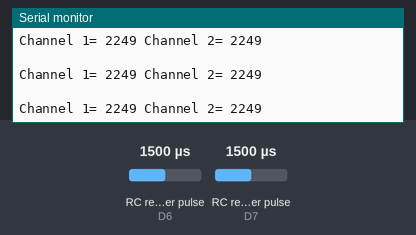
The sketch below on a simulated ESP8266 (NodeMCU). Shown: the last lines printed to the serial monitor. Wiring (inferred from the names in the program): 2 × RC receiver channel: data D6 / data D7. The test bench sets the inputs (shaded band); at power-on: RC receiver pulse (sensors on D6, D7) 1500 µs.

Above: at 2.2 s.
2.3 s: RC receiver pulse (sensor on D6) set to 1020 µs
At 2.44 s:
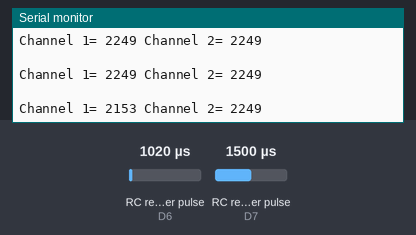
3.8 s: RC receiver pulse (sensor on D7) set to 1020 µs
At 3.88 s:
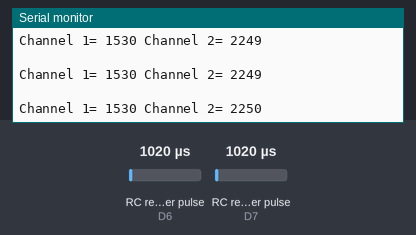
5.3 s: RC receiver pulse (sensor on D6) set to 1250 µs
At 5.32 s:
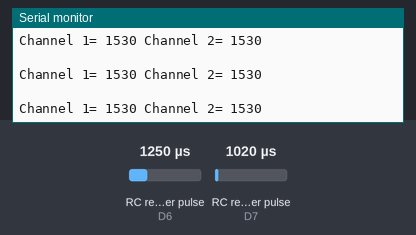
6.8 s: RC receiver pulse (sensor on D7) set to 1250 µs
At 6.88 s:
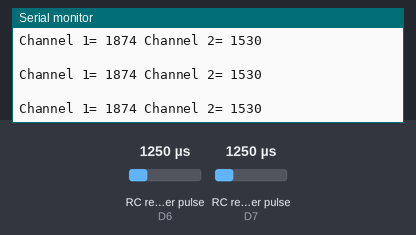
Timing chart, 0 to 9.3 s (numbered marks = the images above; inputs shaded):
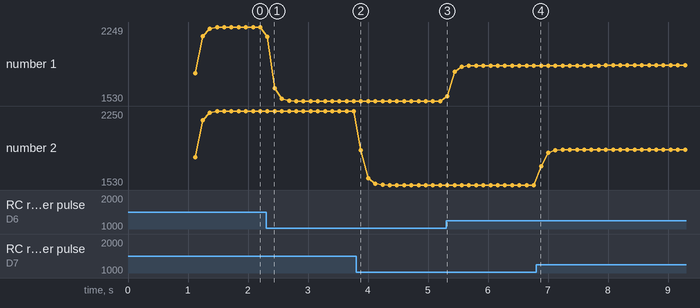

Measured:
- after the input at 2.3 s, the serial monitor: prints a new line at once (image 1)
- plotted number 1: 2249 → 1530 after the input at 2.3 s, 1530 → 1874 after the input at 5.3 s

The sketch:

PWM_reader_with_pulseIn.ino
```cpp
/*
 * Title: PWM_reader_with_pulseIn
 * Author: L. Arrigoni
 * Date: July 2022
 *
 * -------------------------------------------------------
 * It shows how to righlty undestand 2 PWM signals
 * from an RC receiver using pulseIn command.
 * Tested with STM32F401RE board
 * https://www.st.com/en/microcontrollers-microprocessors/stm32f401re.html
 * -------------------------------------------------------
 *
 * THIS SOFTWARE IS PROVIDED "AS IS" AND ANY EXPRESS OR IMPLIED WARRANTIES,
 * INCLUDING, BUT NOT LIMITED TO, THE IMPLIED WARRANTIES OF MERCHANTABILITY
 * AND FITNESS FOR A PARTICULAR PURPOSE ARE DISCLAIMED. IN NO EVENT SHALL
 * THE OWNER BE LIABLE FOR ANY DIRECT, INDIRECT, INCIDENTAL, SPECIAL,
 * EXEMPLARY, OR CONSEQUENTIAL DAMAGES (INCLUDING, BUT NOT LIMITED TO,
 * PROCUREMENT OF SUBSTITUTE GOODS OR SERVICES; LOSS OF USE, DATA, OR PROFITS;
 * OR BUSINESS INTERRUPTION) HOWEVER CAUSED AND ON ANY THEORY OF LIABILITY,
 * WHETHER IN CONTRACT, STRICT LIABILITY, OR TORT (INCLUDING NEGLIGENCE OR
 * OTHERWISE) ARISING IN ANY WAY OUT OF THE USE OF THIS SOFTWARE, EVEN IF
 * ADVISED OF THE POSSIBILITY OF SUCH DAMAGE.
*/

/* pins */
#define  channel_1  D6    // pin connected to RC receiver
#define  channel_2  D7    // pin connected to RC receiver

/* variables */
double  channel_1Val = 0;    // channel value
double  channel_2Val = 0;    // channel value

void setup() {
  //set up the serial monitor and pin mode.
  Serial.begin(9600);
  pinMode(channel_1, INPUT);
  pinMode(channel_2, INPUT);

  //start program
  Serial.println("Start program ...");
  delay(1000);
}

void loop() {
  // reads 5 time to have a "good" value
  for (int j = 0;j < 6; j++)
  {
    channel_1Val = channel_1Val + pulseIn(channel_1, HIGH);  // reading value from receiver
    channel_2Val = channel_2Val + pulseIn(channel_2, HIGH);  // reading value from receiver
    if (j == 5)
    {
      channel_1Val = channel_1Val / 5;
      channel_2Val = channel_2Val / 5;
      break; // I make an average of the values because they are slightly fluctuating
    }
  }

  // Print values
  Serial.println("  ");
  Serial.print("Channel 1= ");
  Serial.print(int(channel_1Val));
  Serial.print(" Channel 2= ");
  Serial.println(int(channel_2Val));
} // end of main loop
```
